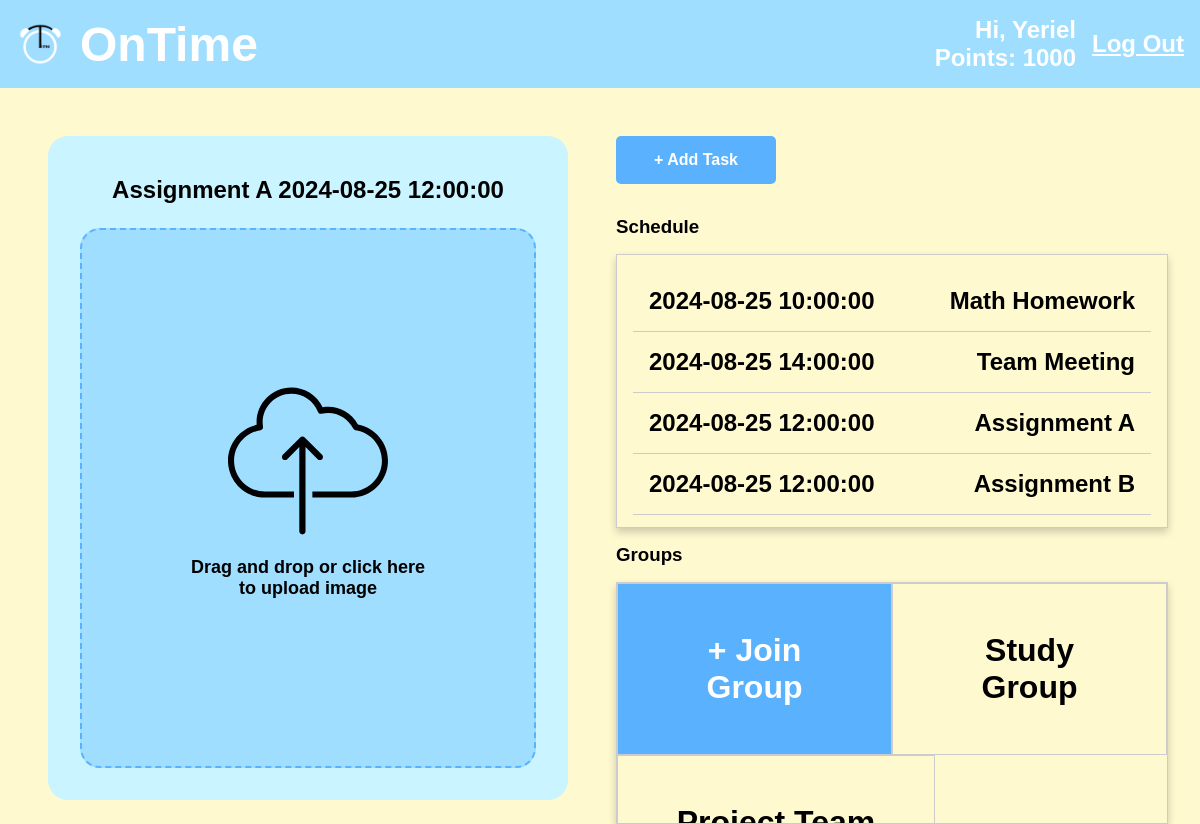
The page / (signed in) on the database its author committed.
### tables this page shows
CREATE TABLE schedules (
    person_id INTEGER NOT NULL,
    task_name TEXT NOT NULL,
    task_time DATETIME,
    task_status INTEGER NOT NULL DEFAULT 0,
    FOREIGN KEY (person_id) REFERENCES users(id)
);

CREATE TABLE "groups" (
    group_id INTEGER PRIMARY KEY AUTOINCREMENT,
    person_id INTEGER NOT NULL,
    group_name TEXT NOT NULL,
    group_description TEXT,
    FOREIGN KEY (person_id) REFERENCES users(id)
);

### app.py (the view)
@app.route("/")
@login_required
def index():
    cursor = get_cursor()
    groups = cursor.execute(
        "SELECT * FROM groups WHERE person_id = ?", (session["user_id"],)).fetchall()
    schedules = cursor.execute(
        "SELECT * FROM schedules WHERE person_id = ?", (session["user_id"],)).fetchall()
    user = cursor.execute("SELECT * FROM users WHERE id = ?",
                          (session["user_id"],)).fetchone()
    task = cursor.execute("""
            SELECT * FROM schedules
            WHERE person_id = ?
            AND task_status = 0
            ORDER BY task_time DESC
            LIMIT 1
        """, (session["user_id"],)).fetchone()
    if request.method == "POST":
        cursor.execute("""
            UPDATE schedules
            SET task_status = 1
            WHERE person_id = ? AND task_name = ? AND task_time = ?
        """, (session["user_id"], task["task_name"], task["task_time"]))
        g.db.commit()
        return redirect("/")
    else:
        print("#" * 30)
        for schedule in schedules:
            print(schedule["task_name"])
        return render_template("index.html", groups=groups, schedules=schedules, user=user, task=task)

### app.py (called while the page is built)
def get_db():
    if 'db' not in g:
        g.db = sqlite3.connect('ontime.db')
        g.db.row_factory = sqlite3.Row  # To access columns by name
    return g.db

def get_cursor():
    db = get_db()
    return db.cursor()

@app.after_request
def after_request(response):
    response.headers["Cache-Control"] = "no-cache, no-store, must-revalidate"
    response.headers["Expires"] = 0
    response.headers["Pragma"] = "no-cache"
    return response

### helpers.py (called while the page is built)
def login_required(f):
    @wraps(f)
    def decorated_function(*args, **kwargs):
        if session.get("user_id") is None:
            return redirect("/login")
        return f(*args, **kwargs)
    return decorated_function

### templates/index.html (shortened to what this page needs)
<!DOCTYPE html>
<html lang="en">
  <head>
    <link rel="stylesheet" href="static/style.css" />
  </head>
  <body>
    <div class="topnav">
      <div
        class="topnav-logo"
        onclick="location.href='/'"
        ,
        style="padding: 0; cursor: pointer"
      >
        <img src="static/img/OnTime.PNG" alt="Logo" srcset="" />
        <h2>OnTime</h2>
      </div>
      <div id="user">
        <h3>Hi, Yeriel</h3>
        <h3>Points: 1000</h3>
      </div>
      <h3
        onclick="location.href='/login'"
        ,
        style="padding: 0; cursor: pointer"
      >
        <u>Log Out</u>
      </h3>
    </div>
    <div class="main-content">
      <div class="container-wrapper">
        <div class="left-container">
          <div class="drop-area">
            <h2>{{ task["task_name"] }} {{ task["task_time"] }}</h2>
            <label for="input-file" id="file-input">
              <div id="img-view">
                <img src="static/img/cloud-upload.svg" alt="" srcset="" />
                <p>Drag and drop or click here<br />to upload image</p>
              </div>
            </label>
          </div>
        </div>
        <div class="right-container">
          <button class="button" onclick="location.href='/add-task'">
            + Add Task
          </button>
          <h3>Schedule</h3>
          <div class="container-task">
            <ul class="ul-time">
              {% for schedule in schedules%}
              <li class="li-time">{{schedule["task_time"]}}</li>
              {% endfor %}
            </ul>
            <ul class="ul-task">
              {% for schedule in schedules%}
              <li class="li-task">{{schedule["task_name"]}}</li>
              {% endfor %}
            </ul>
          </div>
          <h3>Groups</h3>
          <div class="container-group">
            <ul class="ul-group">
              <li
                id="li-group"
                onclick="location.href='/add-group'"
                style="background: #5ab2ff; color: white"
                onmouseover="style='background: #4a9edc; color: white; transition: 500ms;'"
                onmouseleave="style='background: #5ab2ff; color: white; transition: 500ms;'"
              >
                + Join Group
              </li>
              {% for group in groups%}
              <li id="li-group" onclick="location.href='/group'">
                {{group["group_name"]}}
              </li>
              {% endfor %}
            </ul>
          </div>
        </div>
      </div>
    </div>
  </body>
</html>

### static/style.css (style rules this page uses)
* { margin: 0; padding: 0; font-family: sans-serif; font-weight: bold; }
body { background: #fff9d0; display: flex; flex-direction: column; overflow: hidden; }
.topnav { display: flex; background-color: #a0deff; padding: 1rem; color: white; gap: 1rem; align-items: center; font-size: 2rem; }
.topnav-logo { display: flex; padding: 1rem; gap: 1rem; align-items: center; flex-grow: 2; }
.topnav img { width: 3rem; height: 3rem; }
.topnav h3 { text-align: right; font-size: 1.5rem; }
#user { display: flex; flex-direction: column; }
.main-content { display: flex; align-items: center; justify-content: center; }
.container-wrapper { display: flex; width: 100%; height: 75vh; box-sizing: border-box; margin: 2rem; gap: 2rem; }
.left-container, .right-container { width: 50%; }
.main-content h3 { padding: 1rem 0; }
.container-task, .container-group { border: 1px solid #ccc; box-shadow: 0 4px 8px rgba(0, 0, 0, 0.2); overflow-y: auto; height: 40%; }
.container-task { padding: 1rem; }
.container-task { display: flex; flex-direction: row; justify-content: space-between; }
.button { background-color: #5ab2ff; margin: 1rem 0; font-size: 1rem; height: 3rem; width: 10rem; color: white; border: none; border-radius: 5px; cursor: pointer; transition: background-color 0.3s; }
.ul-task, .ul-time, .ul-leaderboard { list-style-type: none; }
.ul-task { flex-grow: 2; text-align: end; }
.ul-group { list-style-type: none; display: flex; flex-direction: row; flex-wrap: wrap; align-items: stretch; }
.li-time, .li-task, .li-leaderboard { font-size: 1.5rem; padding: 1rem; border-bottom: 1px solid #ccc; }
#li-group { max-width: 40%; font-size: 2rem; padding: 3rem; border: 1.5px solid #ccc; text-align: center; flex: 30% }
.drop-area { margin: 1rem; padding: 2rem; background: #caf4ff; text-align: center; border-radius: 20px; height: 100%; display: flex; flex-direction: column; gap: 1rem; }
#img-view { border-radius: 20px; border: 2px dashed #5ab2ff; background: #a0deff; width: 100%; display: flex; flex-direction: column; justify-content: center; align-items: center; font-size: large; }
#file-input { display: flex; flex: auto; flex-grow: 3; }
#img-view p { margin: 1rem; }
#img-view img { width: 10rem; }
.drop-area h2 { padding: 0.5rem; }

### rows shown on the page
schedules: task_name "Assignment A", task_time "2024-08-25 12:00:00"
schedules: task_time "2024-08-25 10:00:00", task_name "Math Homework"
schedules: task_time "2024-08-25 14:00:00", task_name "Team Meeting"
schedules: task_time "2024-08-25 12:00:00", task_name "Assignment B"
groups: group_name "Study Group"
